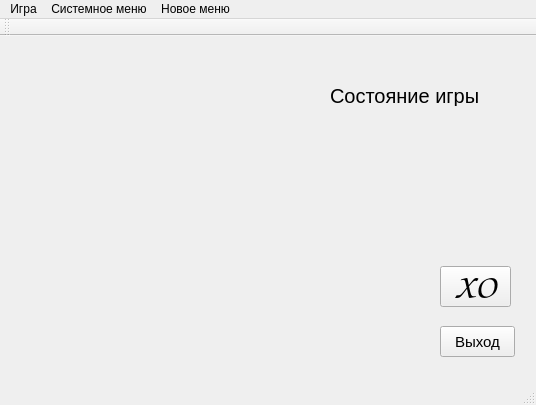
<?xml version="1.0" encoding="UTF-8"?>
<ui version="4.0">
 <class>MainWindow</class>
 <widget class="QMainWindow" name="MainWindow">
  <property name="geometry">
   <rect>
    <x>0</x>
    <y>0</y>
    <width>536</width>
    <height>405</height>
   </rect>
  </property>
  <property name="windowTitle">
   <string>Игра Крестики-Нолики</string>
  </property>
  <widget class="QWidget" name="centralWidget">
   <widget class="QLabel" name="moveLabel">
    <property name="geometry">
     <rect>
      <x>330</x>
      <y>50</y>
      <width>161</width>
      <height>20</height>
     </rect>
    </property>
    <property name="sizePolicy">
     <sizepolicy hsizetype="Preferred" vsizetype="Preferred">
      <horstretch>0</horstretch>
      <verstretch>0</verstretch>
     </sizepolicy>
    </property>
    <property name="font">
     <font>
      <pointsize>15</pointsize>
     </font>
    </property>
    <property name="layoutDirection">
     <enum>Qt::LeftToRight</enum>
    </property>
    <property name="frameShape">
     <enum>QFrame::NoFrame</enum>
    </property>
    <property name="text">
     <string>Состояние игры</string>
    </property>
    <property name="alignment">
     <set>Qt::AlignLeading|Qt::AlignLeft|Qt::AlignVCenter</set>
    </property>
   </widget>
   <widget class="QPushButton" name="exitButton">
    <property name="geometry">
     <rect>
      <x>440</x>
      <y>290</y>
      <width>75</width>
      <height>31</height>
     </rect>
    </property>
    <property name="font">
     <font>
      <pointsize>11</pointsize>
     </font>
    </property>
    <property name="text">
     <string>Выход</string>
    </property>
   </widget>
   <widget class="QPushButton" name="fontPrototypeButton">
    <property name="enabled">
     <bool>true</bool>
    </property>
    <property name="geometry">
     <rect>
      <x>440</x>
      <y>230</y>
      <width>71</width>
      <height>41</height>
     </rect>
    </property>
    <property name="font">
     <font>
      <family>Comic Sans MS</family>
      <pointsize>26</pointsize>
      <weight>50</weight>
      <italic>false</italic>
      <bold>false</bold>
      <underline>false</underline>
     </font>
    </property>
    <property name="text">
     <string>XO</string>
    </property>
   </widget>
  </widget>
  <widget class="QMenuBar" name="menuBar">
   <property name="geometry">
    <rect>
     <x>0</x>
     <y>0</y>
     <width>536</width>
     <height>20</height>
    </rect>
   </property>
   <widget class="QMenu" name="exitMenu">
    <property name="focusPolicy">
     <enum>Qt::ClickFocus</enum>
    </property>
    <property name="title">
     <string>Системное меню</string>
    </property>
    <addaction name="exitAction"/>
   </widget>
   <widget class="QMenu" name="gameMenu">
    <property name="title">
     <string>Игра</string>
    </property>
    <addaction name="newGameAction"/>
    <addaction name="saveGameAction"/>
    <addaction name="loadGameAction"/>
   </widget>
   <widget class="QMenu" name="menu">
    <property name="title">
     <string>Новое меню</string>
    </property>
    <addaction name="action"/>
    <addaction name="setFieldSize"/>
   </widget>
   <addaction name="gameMenu"/>
   <addaction name="exitMenu"/>
   <addaction name="menu"/>
  </widget>
  <widget class="QToolBar" name="mainToolBar">
   <attribute name="toolBarArea">
    <enum>TopToolBarArea</enum>
   </attribute>
   <attribute name="toolBarBreak">
    <bool>false</bool>
   </attribute>
  </widget>
  <widget class="QStatusBar" name="statusBar"/>
  <action name="exitAction">
   <property name="text">
    <string>Выход из программы</string>
   </property>
  </action>
  <action name="newGameAction">
   <property name="text">
    <string>Новая игра</string>
   </property>
  </action>
  <action name="saveGameAction">
   <property name="text">
    <string>Сохранить игру</string>
   </property>
  </action>
  <action name="loadGameAction">
   <property name="text">
    <string>Загрузить игру</string>
   </property>
  </action>
  <action name="action">
   <property name="text">
    <string>Обновление</string>
   </property>
  </action>
  <action name="setFieldSize">
   <property name="text">
    <string>Выбор размера поля</string>
   </property>
  </action>
 </widget>
 <layoutdefault spacing="6" margin="11"/>
 <resources/>
 <connections>
  <connection>
   <sender>exitAction</sender>
   <signal>triggered()</signal>
   <receiver>MainWindow</receiver>
   <slot>close()</slot>
   <hints>
    <hint type="sourcelabel">
     <x>-1</x>
     <y>-1</y>
    </hint>
    <hint type="destinationlabel">
     <x>267</x>
     <y>202</y>
    </hint>
   </hints>
  </connection>
  <connection>
   <sender>exitButton</sender>
   <signal>clicked()</signal>
   <receiver>MainWindow</receiver>
   <slot>slot2()</slot>
   <hints>
    <hint type="sourcelabel">
     <x>507</x>
     <y>353</y>
    </hint>
    <hint type="destinationlabel">
     <x>267</x>
     <y>202</y>
    </hint>
   </hints>
  </connection>
  <connection>
   <sender>exitButton</sender>
   <signal>clicked()</signal>
   <receiver>MainWindow</receiver>
   <slot>slot1()</slot>
   <hints>
    <hint type="sourcelabel">
     <x>507</x>
     <y>353</y>
    </hint>
    <hint type="destinationlabel">
     <x>267</x>
     <y>202</y>
    </hint>
   </hints>
  </connection>
  <connection>
   <sender>saveGameAction</sender>
   <signal>triggered()</signal>
   <receiver>MainWindow</receiver>
   <slot>saveGame()</slot>
   <hints>
    <hint type="sourcelabel">
     <x>-1</x>
     <y>-1</y>
    </hint>
    <hint type="destinationlabel">
     <x>267</x>
     <y>202</y>
    </hint>
   </hints>
  </connection>
  <connection>
   <sender>newGameAction</sender>
   <signal>triggered()</signal>
   <receiver>MainWindow</receiver>
   <slot>newGame()</slot>
   <hints>
    <hint type="sourcelabel">
     <x>-1</x>
     <y>-1</y>
    </hint>
    <hint type="destinationlabel">
     <x>267</x>
     <y>202</y>
    </hint>
   </hints>
  </connection>
  <connection>
   <sender>loadGameAction</sender>
   <signal>triggered()</signal>
   <receiver>MainWindow</receiver>
   <slot>loadGame()</slot>
   <hints>
    <hint type="sourcelabel">
     <x>-1</x>
     <y>-1</y>
    </hint>
    <hint type="destinationlabel">
     <x>267</x>
     <y>202</y>
    </hint>
   </hints>
  </connection>
  <connection>
   <sender>exitButton</sender>
   <signal>clicked()</signal>
   <receiver>MainWindow</receiver>
   <slot>close()</slot>
   <hints>
    <hint type="sourcelabel">
     <x>468</x>
     <y>340</y>
    </hint>
    <hint type="destinationlabel">
     <x>315</x>
     <y>346</y>
    </hint>
   </hints>
  </connection>
 </connections>
 <slots>
  <slot>slot1()</slot>
  <slot>slot2()</slot>
  <slot>slotUpdate()</slot>
  <slot>saveGame()</slot>
  <slot>newGame()</slot>
  <slot>loadGame()</slot>
  <slot>myNewSlot()</slot>
 </slots>
</ui>
